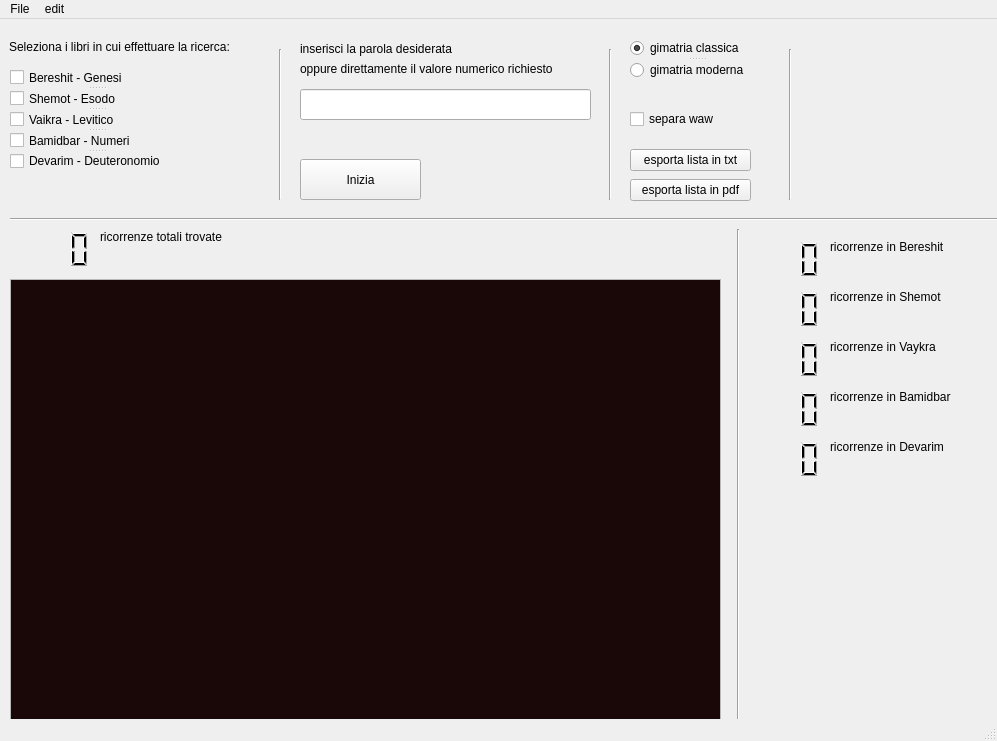
<?xml version="1.0" encoding="UTF-8"?>
<ui version="4.0">
 <class>MainWindow</class>
 <widget class="QMainWindow" name="MainWindow">
  <property name="geometry">
   <rect>
    <x>0</x>
    <y>0</y>
    <width>997</width>
    <height>741</height>
   </rect>
  </property>
  <property name="windowTitle">
   <string>MainWindow</string>
  </property>
  <widget class="QWidget" name="centralwidget">
   <widget class="QPushButton" name="pushButton">
    <property name="geometry">
     <rect>
      <x>300</x>
      <y>140</y>
      <width>121</width>
      <height>41</height>
     </rect>
    </property>
    <property name="mouseTracking">
     <bool>false</bool>
    </property>
    <property name="text">
     <string>Inizia</string>
    </property>
   </widget>
   <widget class="QLabel" name="label">
    <property name="geometry">
     <rect>
      <x>9</x>
      <y>20</y>
      <width>255</width>
      <height>16</height>
     </rect>
    </property>
    <property name="text">
     <string>Seleziona i libri in cui effettuare la ricerca:</string>
    </property>
   </widget>
   <widget class="QLabel" name="label_2">
    <property name="geometry">
     <rect>
      <x>300</x>
      <y>20</y>
      <width>181</width>
      <height>20</height>
     </rect>
    </property>
    <property name="text">
     <string>inserisci la parola desiderata</string>
    </property>
   </widget>
   <widget class="QLabel" name="label_3">
    <property name="geometry">
     <rect>
      <x>300</x>
      <y>40</y>
      <width>301</width>
      <height>20</height>
     </rect>
    </property>
    <property name="text">
     <string>oppure direttamente il valore numerico richiesto</string>
    </property>
   </widget>
   <widget class="Line" name="line">
    <property name="geometry">
     <rect>
      <x>270</x>
      <y>30</y>
      <width>20</width>
      <height>151</height>
     </rect>
    </property>
    <property name="orientation">
     <enum>Qt::Vertical</enum>
    </property>
   </widget>
   <widget class="Line" name="line_2">
    <property name="geometry">
     <rect>
      <x>600</x>
      <y>30</y>
      <width>20</width>
      <height>151</height>
     </rect>
    </property>
    <property name="orientation">
     <enum>Qt::Vertical</enum>
    </property>
   </widget>
   <widget class="Line" name="line_3">
    <property name="geometry">
     <rect>
      <x>10</x>
      <y>190</y>
      <width>1031</width>
      <height>21</height>
     </rect>
    </property>
    <property name="orientation">
     <enum>Qt::Horizontal</enum>
    </property>
   </widget>
   <widget class="QLCDNumber" name="lcdSomma">
    <property name="geometry">
     <rect>
      <x>10</x>
      <y>210</y>
      <width>81</width>
      <height>41</height>
     </rect>
    </property>
    <property name="frameShape">
     <enum>QFrame::NoFrame</enum>
    </property>
    <property name="frameShadow">
     <enum>QFrame::Raised</enum>
    </property>
    <property name="digitCount">
     <number>4</number>
    </property>
   </widget>
   <widget class="QLabel" name="label_4">
    <property name="geometry">
     <rect>
      <x>100</x>
      <y>210</y>
      <width>161</width>
      <height>16</height>
     </rect>
    </property>
    <property name="text">
     <string>ricorrenze totali trovate</string>
    </property>
   </widget>
   <widget class="Line" name="line_4">
    <property name="geometry">
     <rect>
      <x>730</x>
      <y>210</y>
      <width>16</width>
      <height>501</height>
     </rect>
    </property>
    <property name="orientation">
     <enum>Qt::Vertical</enum>
    </property>
   </widget>
   <widget class="QSplitter" name="splitter">
    <property name="geometry">
     <rect>
      <x>630</x>
      <y>20</y>
      <width>133</width>
      <height>40</height>
     </rect>
    </property>
    <property name="orientation">
     <enum>Qt::Vertical</enum>
    </property>
    <widget class="QRadioButton" name="radioButtonClassic">
     <property name="enabled">
      <bool>true</bool>
     </property>
     <property name="text">
      <string>gimatria classica</string>
     </property>
     <property name="checked">
      <bool>true</bool>
     </property>
    </widget>
    <widget class="QRadioButton" name="radioButtonModern">
     <property name="text">
      <string>gimatria moderna</string>
     </property>
    </widget>
   </widget>
   <widget class="QSplitter" name="splitter_2">
    <property name="geometry">
     <rect>
      <x>10</x>
      <y>50</y>
      <width>174</width>
      <height>100</height>
     </rect>
    </property>
    <property name="orientation">
     <enum>Qt::Vertical</enum>
    </property>
    <widget class="QCheckBox" name="checkBereshit">
     <property name="text">
      <string>Bereshit - Genesi</string>
     </property>
    </widget>
    <widget class="QCheckBox" name="checkShemot">
     <property name="text">
      <string>Shemot - Esodo</string>
     </property>
    </widget>
    <widget class="QCheckBox" name="checkVaykra">
     <property name="enabled">
      <bool>true</bool>
     </property>
     <property name="text">
      <string>Vaikra - Levitico</string>
     </property>
    </widget>
    <widget class="QCheckBox" name="checkBamidbar">
     <property name="text">
      <string>Bamidbar - Numeri</string>
     </property>
    </widget>
    <widget class="QCheckBox" name="checkDevarim">
     <property name="text">
      <string>Devarim - Deuteronomio</string>
     </property>
    </widget>
   </widget>
   <widget class="QLCDNumber" name="lcdBereshit">
    <property name="geometry">
     <rect>
      <x>740</x>
      <y>220</y>
      <width>81</width>
      <height>41</height>
     </rect>
    </property>
    <property name="palette">
     <palette>
      <active>
       <colorrole role="Text">
        <brush brushstyle="SolidPattern">
         <color alpha="255">
          <red>3</red>
          <green>130</green>
          <blue>28</blue>
         </color>
        </brush>
       </colorrole>
       <colorrole role="BrightText">
        <brush brushstyle="SolidPattern">
         <color alpha="255">
          <red>87</red>
          <green>255</green>
          <blue>101</blue>
         </color>
        </brush>
       </colorrole>
       <colorrole role="ButtonText">
        <brush brushstyle="SolidPattern">
         <color alpha="255">
          <red>7</red>
          <green>77</green>
          <blue>0</blue>
         </color>
        </brush>
       </colorrole>
      </active>
      <inactive>
       <colorrole role="Text">
        <brush brushstyle="SolidPattern">
         <color alpha="255">
          <red>3</red>
          <green>130</green>
          <blue>28</blue>
         </color>
        </brush>
       </colorrole>
       <colorrole role="BrightText">
        <brush brushstyle="SolidPattern">
         <color alpha="255">
          <red>87</red>
          <green>255</green>
          <blue>101</blue>
         </color>
        </brush>
       </colorrole>
       <colorrole role="ButtonText">
        <brush brushstyle="SolidPattern">
         <color alpha="255">
          <red>7</red>
          <green>77</green>
          <blue>0</blue>
         </color>
        </brush>
       </colorrole>
      </inactive>
      <disabled>
       <colorrole role="Text">
        <brush brushstyle="SolidPattern">
         <color alpha="255">
          <red>190</red>
          <green>190</green>
          <blue>190</blue>
         </color>
        </brush>
       </colorrole>
       <colorrole role="BrightText">
        <brush brushstyle="SolidPattern">
         <color alpha="255">
          <red>87</red>
          <green>255</green>
          <blue>101</blue>
         </color>
        </brush>
       </colorrole>
       <colorrole role="ButtonText">
        <brush brushstyle="SolidPattern">
         <color alpha="255">
          <red>190</red>
          <green>190</green>
          <blue>190</blue>
         </color>
        </brush>
       </colorrole>
      </disabled>
     </palette>
    </property>
    <property name="frameShape">
     <enum>QFrame::NoFrame</enum>
    </property>
    <property name="smallDecimalPoint">
     <bool>false</bool>
    </property>
    <property name="digitCount">
     <number>4</number>
    </property>
    <property name="value" stdset="0">
     <double>0.000000000000000</double>
    </property>
    <property name="intValue" stdset="0">
     <number>0</number>
    </property>
   </widget>
   <widget class="QLCDNumber" name="lcdShemot">
    <property name="geometry">
     <rect>
      <x>740</x>
      <y>270</y>
      <width>81</width>
      <height>41</height>
     </rect>
    </property>
    <property name="frameShape">
     <enum>QFrame::NoFrame</enum>
    </property>
    <property name="digitCount">
     <number>4</number>
    </property>
   </widget>
   <widget class="QLCDNumber" name="lcdVaykra">
    <property name="geometry">
     <rect>
      <x>740</x>
      <y>320</y>
      <width>81</width>
      <height>41</height>
     </rect>
    </property>
    <property name="frameShape">
     <enum>QFrame::NoFrame</enum>
    </property>
    <property name="digitCount">
     <number>4</number>
    </property>
   </widget>
   <widget class="QLCDNumber" name="lcdBamidbar">
    <property name="geometry">
     <rect>
      <x>740</x>
      <y>370</y>
      <width>81</width>
      <height>41</height>
     </rect>
    </property>
    <property name="frameShape">
     <enum>QFrame::NoFrame</enum>
    </property>
    <property name="digitCount">
     <number>4</number>
    </property>
   </widget>
   <widget class="QLCDNumber" name="lcdDevarim">
    <property name="geometry">
     <rect>
      <x>740</x>
      <y>420</y>
      <width>81</width>
      <height>41</height>
     </rect>
    </property>
    <property name="frameShape">
     <enum>QFrame::NoFrame</enum>
    </property>
    <property name="digitCount">
     <number>4</number>
    </property>
   </widget>
   <widget class="QLabel" name="label_5">
    <property name="geometry">
     <rect>
      <x>830</x>
      <y>220</y>
      <width>161</width>
      <height>16</height>
     </rect>
    </property>
    <property name="text">
     <string>ricorrenze in Bereshit</string>
    </property>
   </widget>
   <widget class="QLabel" name="label_6">
    <property name="geometry">
     <rect>
      <x>830</x>
      <y>270</y>
      <width>161</width>
      <height>16</height>
     </rect>
    </property>
    <property name="text">
     <string>ricorrenze in Shemot</string>
    </property>
   </widget>
   <widget class="QLabel" name="label_7">
    <property name="geometry">
     <rect>
      <x>830</x>
      <y>320</y>
      <width>161</width>
      <height>16</height>
     </rect>
    </property>
    <property name="text">
     <string>ricorrenze in Vaykra</string>
    </property>
   </widget>
   <widget class="QLabel" name="label_8">
    <property name="geometry">
     <rect>
      <x>830</x>
      <y>370</y>
      <width>161</width>
      <height>16</height>
     </rect>
    </property>
    <property name="text">
     <string>ricorrenze in Bamidbar</string>
    </property>
   </widget>
   <widget class="QLabel" name="label_9">
    <property name="geometry">
     <rect>
      <x>830</x>
      <y>420</y>
      <width>161</width>
      <height>16</height>
     </rect>
    </property>
    <property name="text">
     <string>ricorrenze in Devarim</string>
    </property>
   </widget>
   <widget class="QLineEdit" name="textImmission">
    <property name="geometry">
     <rect>
      <x>300</x>
      <y>70</y>
      <width>291</width>
      <height>31</height>
     </rect>
    </property>
   </widget>
   <widget class="QListWidget" name="listOutput">
    <property name="geometry">
     <rect>
      <x>10</x>
      <y>260</y>
      <width>711</width>
      <height>441</height>
     </rect>
    </property>
    <property name="palette">
     <palette>
      <active>
       <colorrole role="Text">
        <brush brushstyle="SolidPattern">
         <color alpha="255">
          <red>129</red>
          <green>255</green>
          <blue>140</blue>
         </color>
        </brush>
       </colorrole>
       <colorrole role="Base">
        <brush brushstyle="SolidPattern">
         <color alpha="255">
          <red>26</red>
          <green>8</green>
          <blue>8</blue>
         </color>
        </brush>
       </colorrole>
      </active>
      <inactive>
       <colorrole role="Text">
        <brush brushstyle="SolidPattern">
         <color alpha="255">
          <red>129</red>
          <green>255</green>
          <blue>140</blue>
         </color>
        </brush>
       </colorrole>
       <colorrole role="Base">
        <brush brushstyle="SolidPattern">
         <color alpha="255">
          <red>26</red>
          <green>8</green>
          <blue>8</blue>
         </color>
        </brush>
       </colorrole>
      </inactive>
      <disabled>
       <colorrole role="Text">
        <brush brushstyle="SolidPattern">
         <color alpha="255">
          <red>190</red>
          <green>190</green>
          <blue>190</blue>
         </color>
        </brush>
       </colorrole>
       <colorrole role="Base">
        <brush brushstyle="SolidPattern">
         <color alpha="255">
          <red>239</red>
          <green>235</green>
          <blue>231</blue>
         </color>
        </brush>
       </colorrole>
      </disabled>
     </palette>
    </property>
    <property name="font">
     <font>
      <family>Monospace</family>
      <pointsize>14</pointsize>
     </font>
    </property>
    <property name="showDropIndicator" stdset="0">
     <bool>false</bool>
    </property>
    <property name="alternatingRowColors">
     <bool>false</bool>
    </property>
    <property name="selectionMode">
     <enum>QAbstractItemView::ExtendedSelection</enum>
    </property>
    <property name="isWrapping" stdset="0">
     <bool>false</bool>
    </property>
    <property name="resizeMode">
     <enum>QListView::Fixed</enum>
    </property>
    <property name="layoutMode">
     <enum>QListView::SinglePass</enum>
    </property>
    <property name="modelColumn">
     <number>0</number>
    </property>
    <property name="uniformItemSizes">
     <bool>false</bool>
    </property>
    <property name="wordWrap">
     <bool>false</bool>
    </property>
   </widget>
   <widget class="QCheckBox" name="checkBox">
    <property name="geometry">
     <rect>
      <x>630</x>
      <y>90</y>
      <width>131</width>
      <height>20</height>
     </rect>
    </property>
    <property name="text">
     <string>separa waw</string>
    </property>
   </widget>
   <widget class="QPushButton" name="pushButton_2">
    <property name="geometry">
     <rect>
      <x>630</x>
      <y>130</y>
      <width>121</width>
      <height>22</height>
     </rect>
    </property>
    <property name="text">
     <string>esporta lista in txt</string>
    </property>
   </widget>
   <widget class="QPushButton" name="pushButton_3">
    <property name="geometry">
     <rect>
      <x>630</x>
      <y>160</y>
      <width>121</width>
      <height>22</height>
     </rect>
    </property>
    <property name="text">
     <string>esporta lista in pdf</string>
    </property>
   </widget>
   <widget class="Line" name="line_5">
    <property name="geometry">
     <rect>
      <x>780</x>
      <y>30</y>
      <width>20</width>
      <height>151</height>
     </rect>
    </property>
    <property name="orientation">
     <enum>Qt::Vertical</enum>
    </property>
   </widget>
  </widget>
  <widget class="QMenuBar" name="menubar">
   <property name="geometry">
    <rect>
     <x>0</x>
     <y>0</y>
     <width>997</width>
     <height>22</height>
    </rect>
   </property>
   <widget class="QMenu" name="menuFile">
    <property name="title">
     <string>File</string>
    </property>
    <addaction name="actionSave"/>
    <addaction name="actionOpen"/>
    <addaction name="actionOpen_recent"/>
   </widget>
   <widget class="QMenu" name="menuEdit">
    <property name="title">
     <string>edit</string>
    </property>
    <addaction name="actionClassic_mode"/>
    <addaction name="actionModern_mode"/>
   </widget>
   <addaction name="menuFile"/>
   <addaction name="menuEdit"/>
  </widget>
  <widget class="QStatusBar" name="statusbar"/>
  <action name="actionSave">
   <property name="text">
    <string>Save...</string>
   </property>
  </action>
  <action name="actionOpen">
   <property name="text">
    <string>Open</string>
   </property>
  </action>
  <action name="actionOpen_recent">
   <property name="text">
    <string>Open recent</string>
   </property>
  </action>
  <action name="actionClassic_mode">
   <property name="text">
    <string>classic mode</string>
   </property>
  </action>
  <action name="actionModern_mode">
   <property name="text">
    <string>modern mode</string>
   </property>
  </action>
 </widget>
 <resources/>
 <connections/>
</ui>
